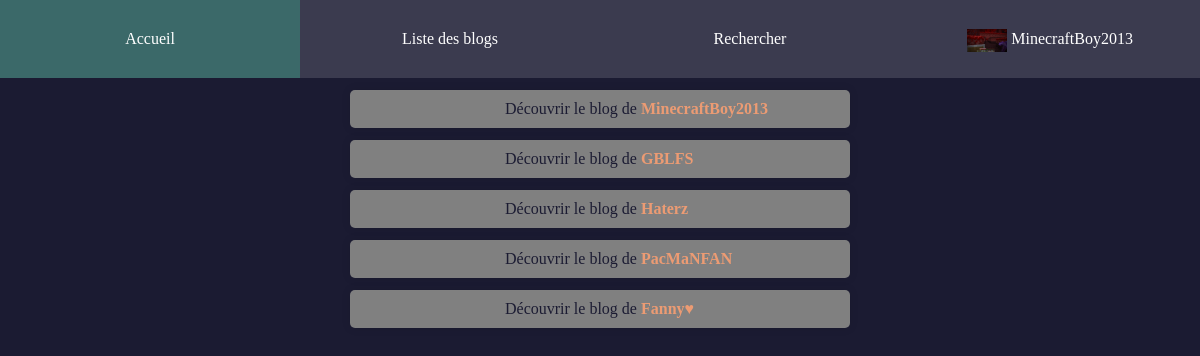
The page /liste-blog.php (signed in) on the database its author committed.
### tables this page shows
CREATE TABLE `utilisateur` (
  `id_utilisateur` int(11) NOT NULL,
  `date_naissance` date NOT NULL,
  `nom` varchar(20) NOT NULL,
  `prenom` varchar(15) NOT NULL,
  `email` varchar(30) NOT NULL,
  `pseudo` varchar(20) NOT NULL,
  `mdp` varchar(50) NOT NULL,
  `avatar` varchar(100) DEFAULT 'images/avatar/default.png'
);

### helpz/functions.php (called while the page is built, shortened)
        <?php
function getAvatarLink($id) {
    try
    {
        include("connexion-base.php");
        $req = $pdo->prepare("SELECT avatar FROM utilisateur WHERE id_utilisateur=?");
        $req->execute(array($id));
        $donnee = $req->fetch();
        return $donnee["avatar"];
    }
    catch(PDOException $e)
    {
	    $sql=$e;
    }
    return null;
}
?>

### liste-blog.php (the view, shortened to what this page needs)
<?php
include("connexion-base.php");
include_once("helpz/functions.php");
include_once(__ROOT__."/PageParts/header.php");
include_once(__ROOT__."/PageParts/menu-bar.php");
include("connexion-base.php");
$req = $pdo->prepare("SELECT `id_utilisateur`,`pseudo` FROM `utilisateur`
                      ORDER BY `id_utilisateur` ASC");
$req->execute();
$result = $req->fetchAll();
if (count($result) > 0) {
    foreach ($result as $row) {
        echo '<div class="blog-list">';
        echo '<a href="./blog.php?userID='.$row["id_utilisateur"].'">';
        echo '<li><p>Découvrir le blog de <strong class="jaune">'.$row["pseudo"].'</strong></p></li>';
        echo '</a>';
        echo '</div>';
    }
} else {
    echo '<p class="warning"> Aucun utilisateur/blog n\'existe dans le système pour l\'instant!</p>';
}
?>

### PageParts/menu-bar.php (shortened to what this page needs)
<?php
include_once(__ROOT__."/helpz/functions.php");
?>
<body>
<div>
<nav>
<ul class="dropdownmenu">
  <li class="elem-menu"><a href="index.php">Accueil</a>
  </li>
  <li class="elem-menu"><a href="liste-blog.php">Liste des blogs</a>
  </li>
  <li class="elem-menu"><a href="recherche.php">Rechercher</a></li>
	<?php
		if(isset($_SESSION["id"]))
		{
			echo '<li id="ID_myblog" class="menu-deroulant elem-menu"><a href="./blog.php?userID=' . $_SESSION["id"] . '"><img src="' . getAvatarLink($_SESSION["id"]) . '" alt=avatar> ' . $_SESSION["login"] . '</a>';
			echo '</li>';
		}
		else
		{
			echo '<li class="elem-menu">';
			echo '<a id="show-login-btn" href="#" onclick=\'showPopup("popup-login")\'>Connexion</a>';
			echo '</li>';
		}
	?>
</ul>
</nav>
</div>

### styles/styles.css (style rules this page uses)
body { width: 100%; height: 100vh; margin: 0; background-color: #1b1b32; color: #f5f6f7; font-family: Tahoma; font-size: 16px; }
h1, p { margin: 1em auto; text-align: center; }
.blog-list { background-color: #808080 ; padding: 10px 5px; margin-bottom: 10px; border-radius: 5px; box-shadow: 0px 0px 10px rgba(0, 0, 0, 0.1); max-width: 500px; margin: 12px auto; box-sizing: border-box; display: flex; justify-content: space-between; align-items: center; }
.blog-list li { list-style: none; text-align: left; margin-left: 150px; }
.blog-list a { color: #1b1b32; text-decoration: none; }
.blog-list p { margin: 0; text-align: center; }
.blog-list strong { font-weight: bold; color: #ec9b73; }

### styles/menu.css (style rules this page uses)
:root { --taille-element: 25%; }
.elem-menu { float: left; width: var(--taille-element); }
.elem-menu a { display: block; color: white; text-align: center; padding: 30px 16px; text-decoration: none; background-color: #3b3b4f; }
.dropdownmenu { list-style-type: none; margin: 0; padding: 0; overflow: hidden; background-color: #1b1b32; }
#ID_myblog a img { width: 15%; max-width: 100px; height: auto; vertical-align: middle; margin: -33px 0; }
#ID_myblog { padding: 0; }

### rows shown on the page
utilisateur: avatar (picture), pseudo "MinecraftBoy2013"
utilisateur: pseudo "GBLFS"
utilisateur: pseudo "Haterz"
utilisateur: pseudo "PacMaNFAN"
utilisateur: pseudo "Fanny♥"

### other values the page prints
$_SESSION["login"] "MinecraftBoy2013"
